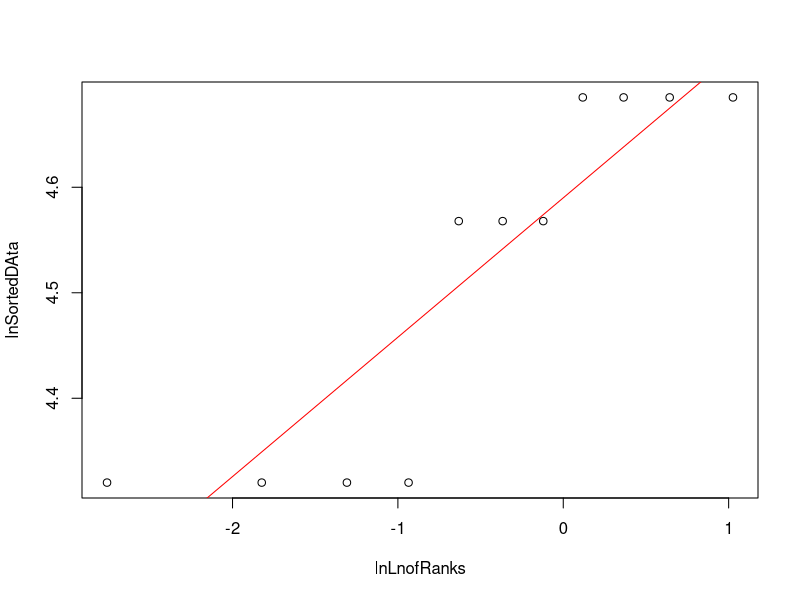
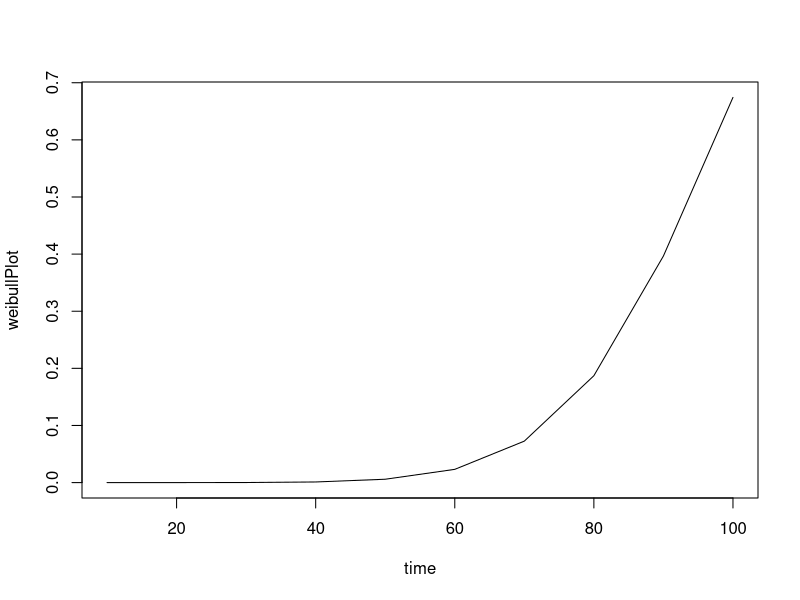

Write R code to recreate these figures, in order.
data <- c(108.326,108.326,108.326,108.326,75.196,75.196,75.196,75.196,96.341,96.341,96.341)
sortedDAta <- sort(data)
ranks <- seq(1,length(data),by=1)
fRanks <- (ranks-.3)/(length(data)+.4)
#ln of sorted data
lnSortedDAta<-log(sortedDAta)
lnLnofRanks <- log(-log(1-fRanks))
#you are doing lny(ranks)~lnx(data)
#but when you do lnx~lny u get the output as in excel
lmData<-lm(lnSortedDAta~lnLnofRanks)
summary(lmData)

plot(lnSortedDAta~lnLnofRanks)
lines(lmData$fitted.values~lnLnofRanks,col="red")
beta = 1/lmData$coefficients[2]
#beta value
beta
etta = exp(lmData$coefficients[1])
#eta value
etta
#for plotting weibul graph
time <- seq(10,100,by=10)
weibullPlot <- 1-exp(-(time/etta)^beta)
weibullPlot

plot(time,weibullPlot,type = "l")